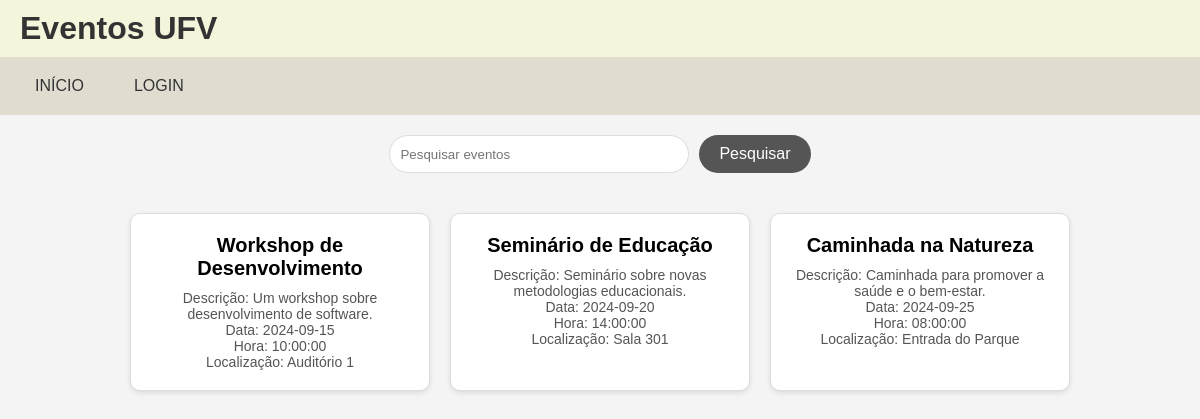
The app's page /home.php with its own data.
### tables this page shows
CREATE TABLE events (
  id INT PRIMARY KEY AUTO_INCREMENT,
  title VARCHAR(255),
  description TEXT,
  date DATE,
  time TIME,
  location VARCHAR(255),
  category_id INT,
  FOREIGN KEY (category_id) REFERENCES categories(id)
);

### Classes/Eventos.php (called while the page is built, shortened)
<?php
class Eventos {
    private $id;
    private $title;
    private $date;
    private $time;
    private $description;
    private $location;
    public function __construct($id, $title, $date, $time, $categoryId, $description = null, $location = null) {
        $this->id = $id;
        $this->title = $title;
        $this->date = $date;
        $this->time = $time;
        $this->description = $description;
        $this->location = $location;
    }
    public function getId() {
        return $this->id;
    }
    public function getTitle() {
        return $this->title;
    }
    public function getDate() {
        return $this->date;
    }
    public function getTime() {
        return $this->time;
    }
    public function getDescription() {
        return $this->description;
    }
    public function getLocation() {
        return $this->location;
    }
    public static function getAll() {
        $conn = getConnection();
        $sql = "SELECT id, title, date, time, category_id, description, location FROM events";
        $result = $conn->query($sql);
        $events = [];
        if ($result->num_rows > 0) {
            while ($row = $result->fetch_assoc()) {
                $event = new Eventos(
                    $row['id'],
                    $row['title'],
                    $row['date'],
                    $row['time'],
                    $row['category_id'],
                    $row['description'],
                    $row['location'],
                );
                $events[] = $event;
            }
        }
        return $events;
    }
}
?>

### home.php (the view, shortened to what this page needs)
<?php
require_once './Classes/Eventos.php';
$user = null;
$events = Eventos::getAll();
?>
<!DOCTYPE html>
<html lang="pt-BR">
<head>
    <link rel="stylesheet" type="text/css" href="./css/style.css">
    <link rel="stylesheet" type="text/css" href="./css/home.css">
</head>
<body>
    <header>
        <h1>Eventos UFV</h1>
    </header>
    <nav>
        <ul>
            <li><a href="./home.php">Início</a></li>
            <?php if ($user instanceof Usuarios) : ?>
                <li><a href="./Pages/perfil.php">Perfil</a></li>
                <li><a href="./Services/Deslogar.php">Sair</a></li>
            <?php else : ?>
                <li><a href="./Pages/login.php">Login</a></li>
            <?php endif; ?>
        </ul>
    </nav>
    <form class="search-form" action="./home.php" method="GET">
        <input type="text" name="query" placeholder="Pesquisar eventos" value="<?php echo isset($_GET['query']) ? $_GET['query'] : ''; ?>">
        <button type="submit">Pesquisar</button>
    </form>
    <section class="events">
        <?php
            if (!empty($events)) {
                foreach ($events as $event) {
                    $eventId = $event->getId();
                    $eventDetailsUrl = "./Pages/detalhesEvento.php?id=$eventId";
                    echo "<a href='$eventDetailsUrl' class='event'>";
                    echo "<h3>" . $event->getTitle() . "</h3>";
                    echo "<p>Descrição: " . $event->getDescription() . "</p>";
                    echo "<p>Data: " . $event->getDate() . "</p>";
                    echo "<p>Hora: " . $event->getTime() . "</p>";
                    echo "<p>Localização: " . $event->getLocation() . "</p>";
                    echo "</a>";
                }
            } else {
                echo "<p>Nenhum evento encontrado!</p>";
            }
        ?>
    </section>
</body>
</html>

### CSS/style.css (style rules this page uses)
* { box-sizing: border-box; margin: 0; padding: 0; text-decoration: none; color: inherit; }
body { font-family: Arial, sans-serif; background-color: #f4f4f4; display: flex; flex-direction: column; }
header { background-color: #f5f5dc; color: #333; padding: 10px 20px; box-shadow: 0 2px 4px rgba(0, 0, 0, 0.1); }
nav { background-color: #e0dcd0; padding: 10px 20px; }
nav ul { list-style: none; padding: 0; display: flex; gap: 20px; margin: 0; }
nav ul li { position: relative; }
nav ul li a { color: #333; font-size: 16px; font-weight: 500; text-transform: uppercase; padding: 10px 15px; border-radius: 25px; transition: background-color 0.3s, color 0.3s; display: inline-block; }

### CSS/home.css (style rules this page uses)
.search-form { display: flex; justify-content: center; margin: 20px 0; }
.search-form input[type="text"] { padding: 10px; width: 300px; border-radius: 20px; border: 1px solid #ddd; }
.search-form button { padding: 10px 20px; background-color: #555; border: none; color: white; border-radius: 20px; cursor: pointer; font-size: 16px; margin-left: 10px; transition: background-color 0.3s, transform 0.3s; }
.events { display: flex; flex-wrap: wrap; justify-content: center; gap: 20px; padding: 20px; }
.event { background-color: #fff; border: 1px solid #ddd; border-radius: 10px; box-shadow: 0 2px 5px rgba(0, 0, 0, 0.1); padding: 20px; width: 300px; text-align: center; transition: box-shadow 0.3s, transform 0.3s; }
.event h3 { font-size: 20px; margin-bottom: 10px; }
.event p { font-size: 14px; color: #555; }

### records on screen
events: title "Workshop de Desenvolvimento", description "Um workshop sobre desenvolvimento de software.", date "2024-09-15", time "10:00:00", location "Auditório 1"
events: title "Seminário de Educação", description "Seminário sobre novas metodologias educacionais.", date "2024-09-20", time "14:00:00", location "Sala 301"
events: title "Caminhada na Natureza", description "Caminhada para promover a saúde e o bem-estar.", date "2024-09-25", time "08:00:00", location "Entrada do Parque"
